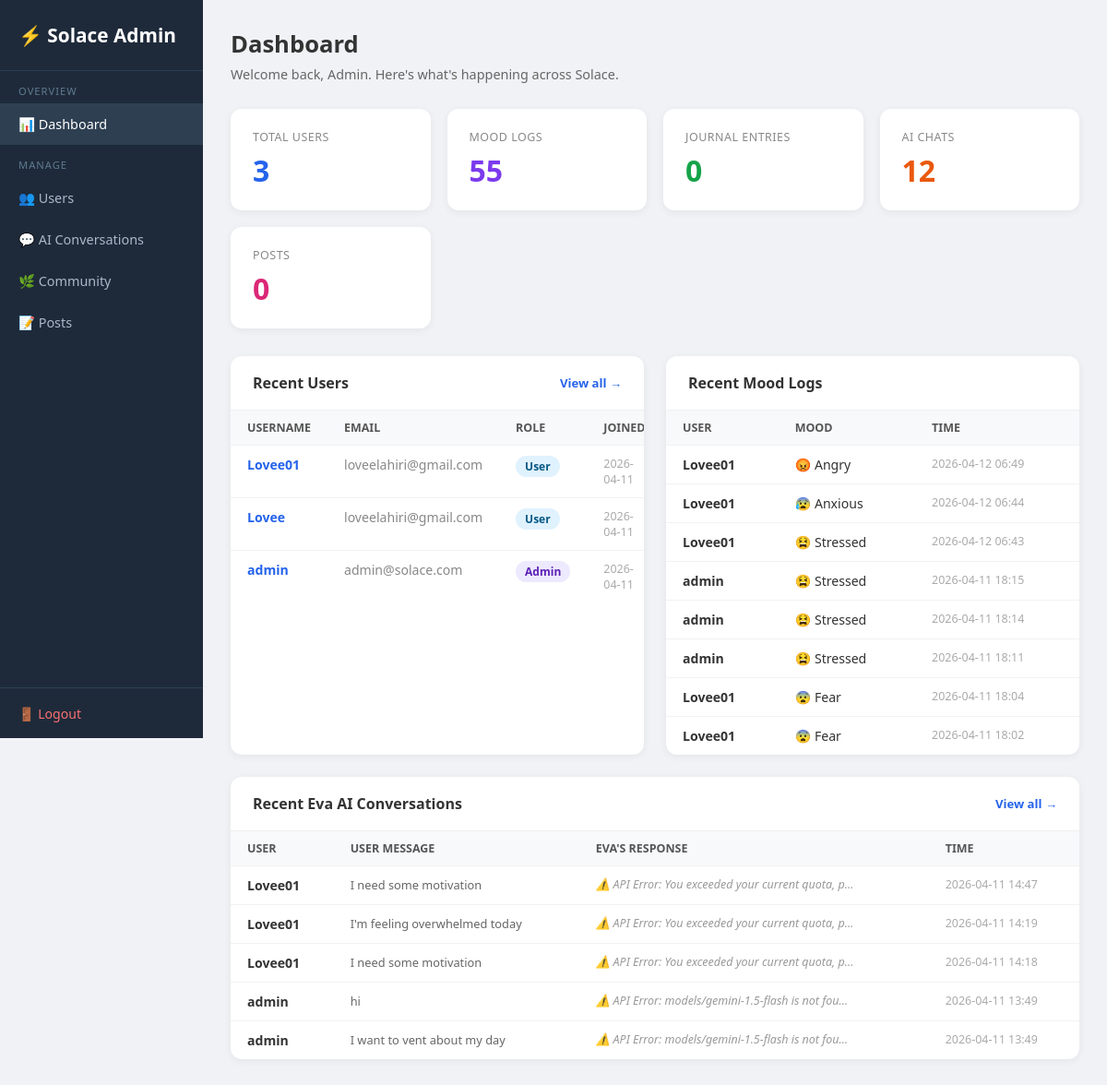
Page /admin (signed in) on the earlier database version.
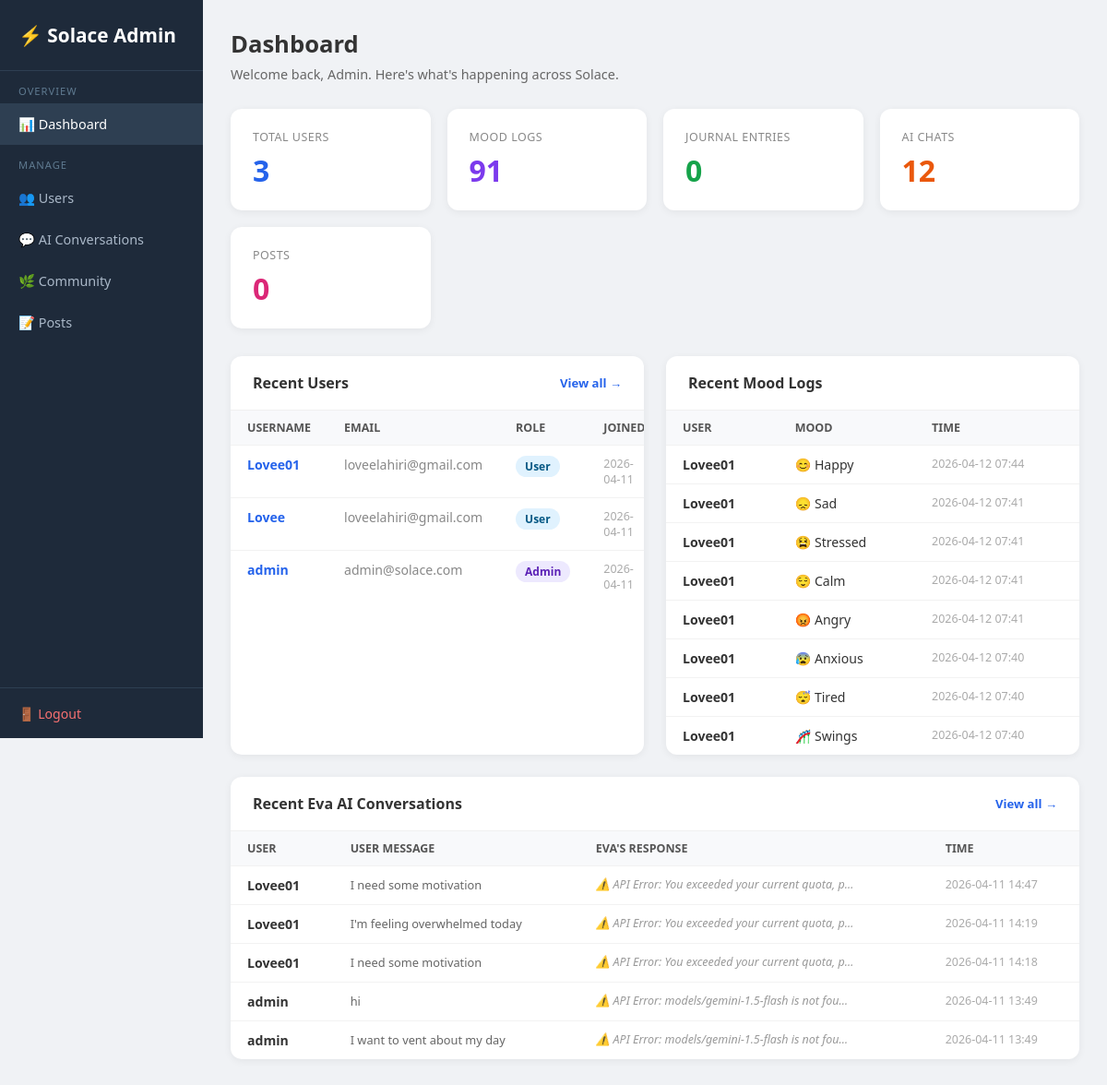
Same page on the later database version.
### tables this page shows
CREATE TABLE users (
                id         INTEGER PRIMARY KEY AUTOINCREMENT,
                username   TEXT UNIQUE NOT NULL,
                email      TEXT NOT NULL,
                password   TEXT NOT NULL,
                is_admin   INTEGER DEFAULT 0,
                created_at DATETIME DEFAULT CURRENT_TIMESTAMP
            );

CREATE TABLE mood_logs (
                id        INTEGER PRIMARY KEY AUTOINCREMENT,
                user_id   INTEGER NOT NULL REFERENCES users(id),
                mood      TEXT NOT NULL,
                timestamp DATETIME DEFAULT CURRENT_TIMESTAMP
            );

CREATE TABLE chat_history (
                id           INTEGER PRIMARY KEY AUTOINCREMENT,
                session_id   TEXT,
                user_id      INTEGER REFERENCES users(id),
                user_message TEXT,
                ai_response  TEXT,
                timestamp    DATETIME DEFAULT CURRENT_TIMESTAMP
            );

### app.py (the view)
@app.route("/admin")
@admin_required
def admin_dashboard() -> Any:
    with get_db() as conn:
        total_users   = conn.execute("SELECT COUNT(*) FROM users").fetchone()[0]
        total_moods   = conn.execute("SELECT COUNT(*) FROM mood_logs").fetchone()[0]
        total_journals= conn.execute("SELECT COUNT(*) FROM journals").fetchone()[0]
        total_chats   = conn.execute("SELECT COUNT(*) FROM chat_history").fetchone()[0]
        total_posts   = conn.execute("SELECT COUNT(*) FROM posts").fetchone()[0]
        recent_users = conn.execute(
            "SELECT id, username, email, is_admin, created_at FROM users ORDER BY created_at DESC LIMIT 5"
        ).fetchall()
        recent_moods = conn.execute("""
            SELECT u.username, ml.mood, ml.timestamp
            FROM mood_logs ml JOIN users u ON ml.user_id=u.id
            ORDER BY ml.timestamp DESC LIMIT 8
        """).fetchall()
        recent_chats = conn.execute("""
            SELECT u.username, ch.user_message, ch.ai_response, ch.timestamp
            FROM chat_history ch JOIN users u ON ch.user_id=u.id
            ORDER BY ch.timestamp DESC LIMIT 5
        """).fetchall()
    return render_template(
        "admin/dashboard.html",
        total_users=total_users, total_moods=total_moods,
        total_journals=total_journals, total_chats=total_chats,
        total_posts=total_posts,
        recent_users=recent_users, recent_moods=recent_moods,
        recent_chats=recent_chats,
    )

### app.py (called while the page is built)
def get_db() -> sqlite3.Connection:
    conn = sqlite3.connect("database.db")
    conn.row_factory = sqlite3.Row
    return conn

def admin_required(f: Any) -> Any:
    @wraps(f)
    def dec(*args: Any, **kwargs: Any) -> Any:
        if "user_id" not in session or not session.get("is_admin"):
            flash("Admin access required.")
            return redirect(url_for("login_page"))
        return f(*args, **kwargs)
    return dec

### templates/admin/dashboard.html (shortened to what this page needs)
<!DOCTYPE html>
<html lang="en">
<head>
</head>
<body>
<div class="sidebar">
  <div class="logo">⚡ Solace Admin</div>
  <nav>
    <div class="sl">Overview</div>
    <a href="/admin" class="active">📊 Dashboard</a>
    <div class="sl">Manage</div>
    <a href="/admin/users">👥 Users</a>
    <a href="/admin/chats">💬 AI Conversations</a>
    <a href="/admin/community">🌿 Community</a>
    <a href="/admin/posts">📝 Posts</a>
  </nav>
  <div class="bot"><a href="/logout">🚪 Logout</a></div>
</div>
<div class="main">
  <div class="page-title">Dashboard</div>
  <div class="page-sub">Welcome back, Admin. Here's what's happening across Solace.</div>
  <div class="stats">
    <div class="stat-card blue"><div class="label">Total Users</div><div class="value">{{ total_users }}</div></div>
    <div class="stat-card purple"><div class="label">Mood Logs</div><div class="value">{{ total_moods }}</div></div>
    <div class="stat-card green"><div class="label">Journal Entries</div><div class="value">{{ total_journals }}</div></div>
    <div class="stat-card orange"><div class="label">AI Chats</div><div class="value">{{ total_chats }}</div></div>
    <div class="stat-card pink"><div class="label">Posts</div><div class="value">{{ total_posts }}</div></div>
  </div>
  <div class="grid2">
    <div class="card">
      <div class="card-header">Recent Users <a href="/admin/users">View all →</a></div>
      <table>
        <thead><tr><th>Username</th><th>Email</th><th>Role</th><th>Joined</th></tr></thead>
        <tbody>
          {% for u in recent_users %}
          <tr>
            <td><a href="/admin/users/{{ u.id }}" style="color:#2563eb;text-decoration:none;font-weight:600">{{ u.username }}</a></td>
            <td style="color:#888">{{ u.email }}</td>
            <td><span class="badge {{ 'admin' if u.is_admin else 'user' }}">{{ 'Admin' if u.is_admin else 'User' }}</span></td>
            <td style="color:#aaa;font-size:0.78rem">{{ (u.created_at or '')[:10] }}</td>
          </tr>
          {% endfor %}
        </tbody>
      </table>
    </div>
    <div class="card">
      <div class="card-header">Recent Mood Logs</div>
      <table>
        <thead><tr><th>User</th><th>Mood</th><th>Time</th></tr></thead>
        <tbody>
          {% for m in recent_moods %}
          <tr>
            <td style="font-weight:600">{{ m.username }}</td>
            <td>{% if m.mood=='happy'%}😊{%elif m.mood=='sad'%}😞{%elif m.mood=='angry'%}😡{%elif m.mood=='anxious'%}😰{%elif m.mood=='calm'%}😌{%elif m.mood=='stressed'%}😫{%elif m.mood=='tired'%}😴{%elif m.mood=='Fear'%}😨{%elif m.mood=='swings'%}🎢{%endif%} {{ m.mood.capitalize() }}</td>
            <td style="color:#aaa;font-size:0.78rem">{{ (m.timestamp or '')[:16] }}</td>
          </tr>
          {% endfor %}
        </tbody>
      </table>
    </div>
  </div>
  <div class="card">
    <div class="card-header">Recent Eva AI Conversations <a href="/admin/chats">View all →</a></div>
    <table>
      <thead><tr><th>User</th><th>User Message</th><th>Eva's Response</th><th>Time</th></tr></thead>
      <tbody>
        {% for c in recent_chats %}
        <tr>
          <td style="font-weight:600">{{ c.username }}</td>
          <td><div class="preview">{{ c.user_message }}</div></td>
          <td><div class="ai-prev">{{ c.ai_response }}</div></td>
          <td style="color:#aaa;font-size:0.78rem">{{ (c.timestamp or '')[:16] }}</td>
        </tr>
        {% endfor %}
      </tbody>
    </table>
  </div>
</div>
</body>
</html>

Differences in the rows shown:
no longer on this page (row unchanged): mood_logs: username "Lovee01", mood "Angry", timestamp "2026-04-12 06:49"
no longer on this page (row unchanged): mood_logs: username "Lovee01", mood "Anxious", timestamp "2026-04-12 06:44"
no longer on this page (row unchanged): mood_logs: username "Lovee01", mood "Stressed", timestamp "2026-04-12 06:43"
no longer on this page (row unchanged): mood_logs: username "admin", mood "Stressed", timestamp "2026-04-11 18:15"
no longer on this page (row unchanged): mood_logs: username "admin", mood "Stressed", timestamp "2026-04-11 18:14"
no longer on this page (row unchanged): mood_logs: username "admin", mood "Stressed", timestamp "2026-04-11 18:11"
no longer on this page (row unchanged): mood_logs: username "Lovee01", mood "Fear", timestamp "2026-04-11 18:04"
no longer on this page (row unchanged): mood_logs: username "Lovee01", mood "Fear", timestamp "2026-04-11 18:02"
added mood_logs: username "Lovee01", mood "Happy", timestamp "2026-04-12 07:44"
added mood_logs: username "Lovee01", mood "Sad", timestamp "2026-04-12 07:41"
added mood_logs: username "Lovee01", mood "Stressed", timestamp "2026-04-12 07:41"
added mood_logs: username "Lovee01", mood "Calm", timestamp "2026-04-12 07:41"
added mood_logs: username "Lovee01", mood "Angry", timestamp "2026-04-12 07:41"
added mood_logs: username "Lovee01", mood "Anxious", timestamp "2026-04-12 07:40"
added mood_logs: username "Lovee01", mood "Tired", timestamp "2026-04-12 07:40"
added mood_logs: username "Lovee01", mood "Swings", timestamp "2026-04-12 07:40"
Other differences:
{{ total_moods }}: "55" → "91"
